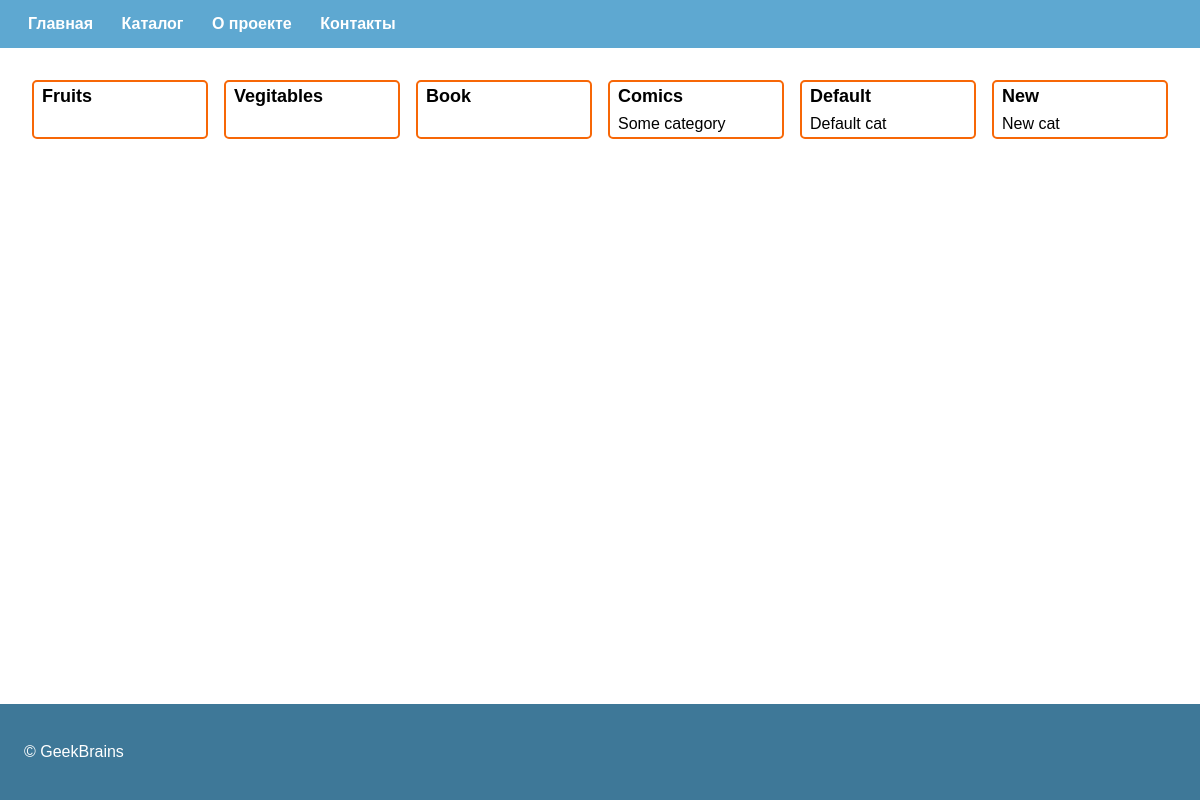
Page /categories/ on the committed database.
### products/models.py (models this page shows, shortened)
class Category(models.Model):
    name = models.CharField(
        max_length=255
    )
    description = models.TextField(
        blank=True,
        null=True
    )

### products/views/categories.py (the view)
class CategoryListView(ListView):
    model = Category
    template_name = 'categories/index.html'

### products/templates/categories/index.html (shortened to what this page needs)
{% extends 'server/master.html' %}
{% load static %}
{% block page_static %}
<link rel="stylesheet" href="{% static 'products/css/list.css' %}">
{% endblock %}
{% block page_content %}
<div class="products">
    {% for object in object_list %}
    <div class="products__item">
        <span class="products__item-name">
            {{ object.name|default:"По умолчанию"|title }}
        </span>
        <span class="products__item-description">
            {{ object.description }}
        </span>
    </div>
    {% endfor %}
</div>
{% endblock %}

### products/static/products/css/list.css (style rules this page uses)
.products { display: grid; grid-template-columns: repeat(auto-fit, minmax(172px, 1fr)) ; grid-gap: 16px; margin: 16px 0 0; }
.products__item { position: relative; display: flex; flex-direction: column; padding: 4px 8px; border:2px solid #f76707; border-radius: 5px; }
.products__item-name { position: relative; font: 600 18px sans-serif; }
.products__item-description { position: relative; margin-top: 8px; font: 400 16px sans-serif; }

### server/static/server/css/master.css (style rules this page uses)
html, body { margin: 0; padding: 0; height: 100%; font-family: sans-serif; }

### rows in the picture
Category: name "Fruits"
Category: name "Vegitables"
Category: name "Book"
Category: name "Comics", description "Some category"
Category: name "Default", description "Default cat"
Category: name "New", description "New cat"
